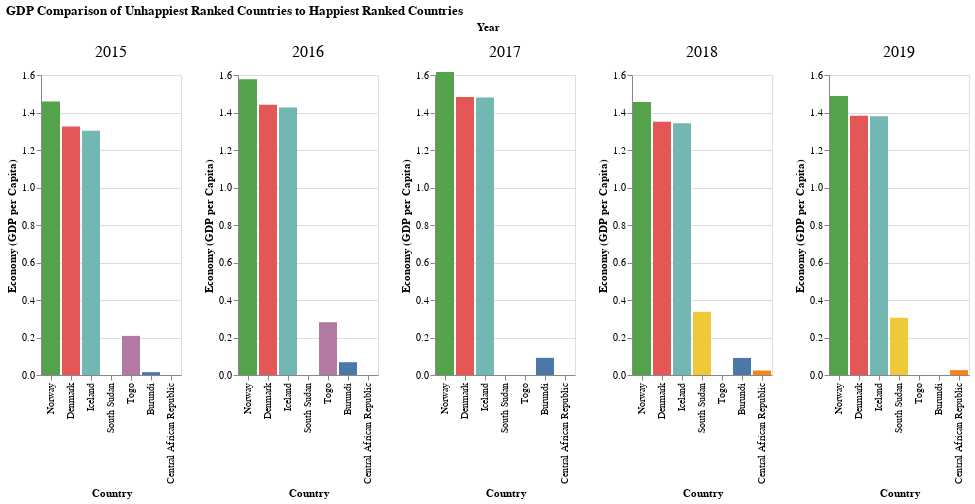

The cell this chart's notebook holds for it:
### Code cell
alt.Chart(result).mark_bar().encode(
    x=alt.X('Country',sort='-y'),
    y=alt.Y("Economy (GDP per Capita)",scale=alt.Scale(domain=(0, 1.6))),
    
    color=alt.Color('Country', legend=None)
    ).facet(
    facet='Year').resolve_axis(
    x='independent',
    y='independent',
).resolve_axis(
    x='independent',
    y='independent',
).configure_header(labelFontSize=16).properties(
    title='GDP Comparison of Unhappiest Ranked Countries to Happiest Ranked Countries'
)

### Figure 1 — Vega-Lite specification as saved in the notebook (floating-point values rounded to 4 significant figures)
{"config": {"view": {"continuousWidth": 400, "continuousHeight": 300}, "header": {"labelFontSize": 16}}, "data": {"name": "data-e853a245279223c88c2c3ccca347eeae"}, "facet": {"type": "quantitative", "field": "Year"}, "spec": {"mark": "bar", "encoding": {"color": {"type": "nominal", "field": "Country", "legend": null}, "x": {"type": "nominal", "field": "Country", "sort": "-y"}, "y": {"type": "quantitative", "field": "Economy (GDP per Capita)", "scale": {"domain": [0, 1.6]}}}}, "resolve": {"axis": {"x": "independent", "y": "independent"}}, "title": "GDP Comparison of Unhappiest Ranked Countries to Happiest Ranked Countries", "$schema": "https://vega.github.io/schema/vega-lite/v4.8.1.json", "datasets": {"data-e853a245279223c88c2c3ccca347eeae": [{"Country": "Iceland", "Happiness Rank": 2, "Happiness Score": 7.561, "Economy (GDP per Capita)": 1.302, "Family": 1.402, "Health (Life Expectancy)": 0.9478, "Freedom": 0.6288, "Trust (Government Corruption)": 0.1414, "Generosity": 0.4363, "Dystopia Residual": 2.702, "Year": 2015, "Social support": null}, {"Country": "Denmark", "Happiness Rank": 3, "Happiness Score": 7.527, "Economy (GDP per Capita)": 1.325, "Family": 1.361, "Health (Life Expectancy)": 0.8746, "Freedom": 0.6494, "Trust (Government Corruption)": 0.4836, "Generosity": 0.3414, "Dystopia Residual": 2.492, "Year": 2015, "Social support": null}, {"Country": "Norway", "Happiness Rank": 4, "Happiness Score": 7.522, "Economy (GDP per Capita)": 1.459, "Family": 1.331, "Health (Life Expectancy)": 0.8852, "Freedom": 0.6697, "Trust (Government Corruption)": 0.365, "Generosity": 0.347, "Dystopia Residual": 2.465, "Year": 2015, "Social support": null}, {"Country": "Denmark", "Happiness Rank": 1, "Happiness Score": 7.526, "Economy (GDP per Capita)": 1.442, "Family": 1.164, "Health (Life Expectancy)": 0.795, "Freedom": 0.5794, "Trust (Government Corruption)": 0.4445, "Generosity": 0.3617, "Dystopia Residual": 2.739, "Year": 2016, "Social support": null}, {"Country": "Iceland", "Happiness Rank": 3, "Happiness Score": 7.501, "Economy (GDP per Capita)": 1.427, "Family": 1.183, "Health (Life Expectancy)": 0.8673, "Freedom": 0.5662, "Trust (Government Corruption)": 0.1497, "Generosity": 0.4768, "Dystopia Residual": 2.831, "Year": 2016, "Social support": null}, {"Country": "Norway", "Happiness Rank": 4, "Happiness Score": 7.498, "Economy (GDP per Capita)": 1.577, "Family": 1.127, "Health (Life Expectancy)": 0.7958, "Freedom": 0.5961, "Trust (Government Corruption)": 0.3578, "Generosity": 0.379, "Dystopia Residual": 2.665, "Year": 2016, "Social support": null}, {"Country": "Norway", "Happiness Rank": 1, "Happiness Score": 7.537, "Economy (GDP per Capita)": 1.616, "Family": 1.534, "Health (Life Expectancy)": 0.7967, "Freedom": 0.6354, "Trust (Government Corruption)": 0.316, "Generosity": 0.362, "Dystopia Residual": 2.277, "Year": 2017, "Social support": null}, {"Country": "Denmark", "Happiness Rank": 2, "Happiness Score": 7.522, "Economy (GDP per Capita)": 1.482, "Family": 1.551, "Health (Life Expectancy)": 0.7926, "Freedom": 0.626, "Trust (Government Corruption)": 0.4008, "Generosity": 0.3553, "Dystopia Residual": 2.314, "Year": 2017, "Social support": null}, {"Country": "Iceland", "Happiness Rank": 3, "Happiness Score": 7.504, "Economy (GDP per Capita)": 1.481, "Family": 1.611, "Health (Life Expectancy)": 0.8336, "Freedom": 0.6272, "Trust (Government Corruption)": 0.1535, "Generosity": 0.4755, "Dystopia Residual": 2.323, "Year": 2017, "Social support": null}, {"Country": "Norway", "Happiness Rank": 2, "Happiness Score": 7.594, "Economy (GDP per Capita)": 1.456, "Family": null, "Health (Life Expectancy)": 0.861, "Freedom": 0.686, "Trust (Government Corruption)": 0.34, "Generosity": 0.286, "Dystopia Residual": null, "Year": 2018, "Social support": null}, {"Country": "Denmark", "Happiness Rank": 3, "Happiness Score": 7.555, "Economy (GDP per Capita)": 1.351, "Family": null, "Health (Life Expectancy)": 0.868, "Freedom": 0.683, "Trust (Government Corruption)": 0.408, "Generosity": 0.284, "Dystopia Residual": null, "Year": 2018, "Social support": null}, {"Country": "Iceland", "Happiness Rank": 4, "Happiness Score": 7.495, "Economy (GDP per Capita)": 1.343, "Family": null, "Health (Life Expectancy)": 0.914, "Freedom": 0.677, "Trust (Government Corruption)": 0.138, "Generosity": 0.353, "Dystopia Residual": null, "Year": 2018, "Social support": null}, {"Country": "Denmark", "Happiness Rank": 2, "Happiness Score": 7.6, "Economy (GDP per Capita)": 1.383, "Family": null, "Health (Life Expectancy)": 0.996, "Freedom": 0.592, "Trust (Government Corruption)": 0.41, "Generosity": 0.252, "Dystopia Residual": null, "Year": 2019, "Social support": 1.573}, {"Country": "Norway", "Happiness Rank": 3, "Happiness Score": 7.554, "Economy (GDP per Capita)": 1.488, "Family": null, "Health (Life Expectancy)": 1.028, "Freedom": 0.603, "Trust (Government Corruption)": 0.341, "Generosity": 0.271, "Dystopia Residual": null, "Year": 2019, "Social support": 1.582}, {"Country": "Iceland", "Happiness Rank": 4, "Happiness Score": 7.494, "Economy (GDP per Capita)": 1.38, "Family": null, "Health (Life Expectancy)": 1.026, "Freedom": 0.591, "Trust (Government Corruption)": 0.118, "Generosity": 0.354, "Dystopia Residual": null, "Year": 2019, "Social support": 1.624}, {"Country": "Burundi", "Happiness Rank": 157, "Happiness Score": 2.905, "Economy (GDP per Capita)": 0.0153, "Family": 0.4159, "Health (Life Expectancy)": 0.224, "Freedom": 0.1185, "Trust (Government Corruption)": 0.1006, "Generosity": 0.1973, "Dystopia Residual": 1.833, "Year": 2015, "Social support": null}, {"Country": "Togo", "Happiness Rank": 158, "Happiness Score": 2.839, "Economy (GDP per Capita)": 0.2087, "Family": 0.1399, "Health (Life Expectancy)": 0.2844, "Freedom": 0.3645, "Trust (Government Corruption)": 0.1073, "Generosity": 0.1668, "Dystopia Residual": 1.567, "Year": 2015, "Social support": null}, {"Country": "Togo", "Happiness Rank": 155, "Happiness Score": 3.303, "Economy (GDP per Capita)": 0.2812, "Family": 0.0, "Health (Life Expectancy)": 0.2481, "Freedom": 0.3468, "Trust (Government Corruption)": 0.1159, "Generosity": 0.1752, "Dystopia Residual": 2.135, "Year": 2016, "Social support": null}, {"Country": "Burundi", "Happiness Rank": 157, "Happiness Score": 2.905, "Economy (GDP per Capita)": 0.06831, "Family": 0.2344, "Health (Life Expectancy)": 0.1575, "Freedom": 0.0432, "Trust (Government Corruption)": 0.09419, "Generosity": 0.2029, "Dystopia Residual": 2.104, "Year": 2016, "Social support": null}, {"Country": "Burundi", "Happiness Rank": 154, "Happiness Score": 2.905, "Economy (GDP per Capita)": 0.09162, "Family": 0.6298, "Health (Life Expectancy)": 0.1516, "Freedom": 0.0599, "Trust (Government Corruption)": 0.08415, "Generosity": 0.2044, "Dystopia Residual": 1.683, "Year": 2017, "Social support": null}, {"Country": "Central African Republic", "Happiness Rank": 155, "Happiness Score": 2.693, "Economy (GDP per Capita)": 0.0, "Family": 0.0, "Health (Life Expectancy)": 0.01877, "Freedom": 0.2708, "Trust (Government Corruption)": 0.05657, "Generosity": 0.2809, "Dystopia Residual": 2.066, "Year": 2017, "Social support": null}, {"Country": "South Sudan", "Happiness Rank": 154, "Happiness Score": 3.254, "Economy (GDP per Capita)": 0.337, "Family": null, "Health (Life Expectancy)": 0.177, "Freedom": 0.112, "Trust (Government Corruption)": 0.106, "Generosity": 0.224, "Dystopia Residual": null, "Year": 2018, "Social support": null}, {"Country": "Central African Republic", "Happiness Rank": 155, "Happiness Score": 3.083, "Economy (GDP per Capita)": 0.024, "Family": null, "Health (Life Expectancy)": 0.01, "Freedom": 0.305, "Trust (Government Corruption)": 0.038, "Generosity": 0.218, "Dystopia Residual": null, "Year": 2018, "Social support": null}, {"Country": "Burundi", "Happiness Rank": 156, "Happiness Score": 2.905, "Economy (GDP per Capita)": 0.091, "Family": null, "Health (Life Expectancy)": 0.145, "Freedom": 0.065, "Trust (Government Corruption)": 0.076, "Generosity": 0.149, "Dystopia Residual": null, "Year": 2018, "Social support": null}, {"Country": "Central African Republic", "Happiness Rank": 155, "Happiness Score": 3.083, "Economy (GDP per Capita)": 0.026, "Family": null, "Health (Life Expectancy)": 0.105, "Freedom": 0.225, "Trust (Government Corruption)": 0.035, "Generosity": 0.235, "Dystopia Residual": null, "Year": 2019, "Social support": 0.0}, {"Country": "South Sudan", "Happiness Rank": 156, "Happiness Score": 2.853, "Economy (GDP per Capita)": 0.306, "Family": null, "Health (Life Expectancy)": 0.295, "Freedom": 0.01, "Trust (Government Corruption)": 0.091, "Generosity": 0.202, "Dystopia Residual": null, "Year": 2019, "Social support": 0.575}]}}
